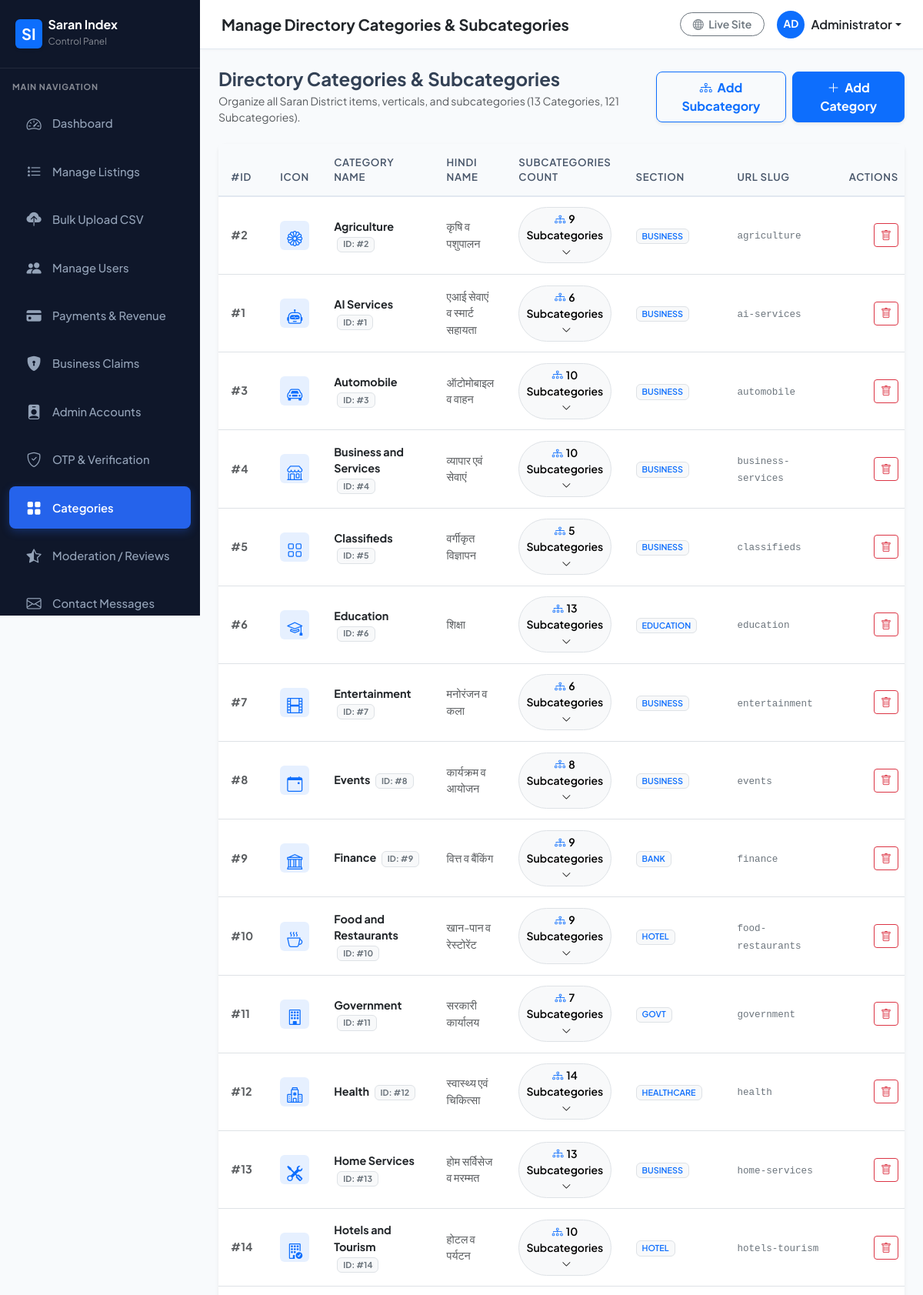
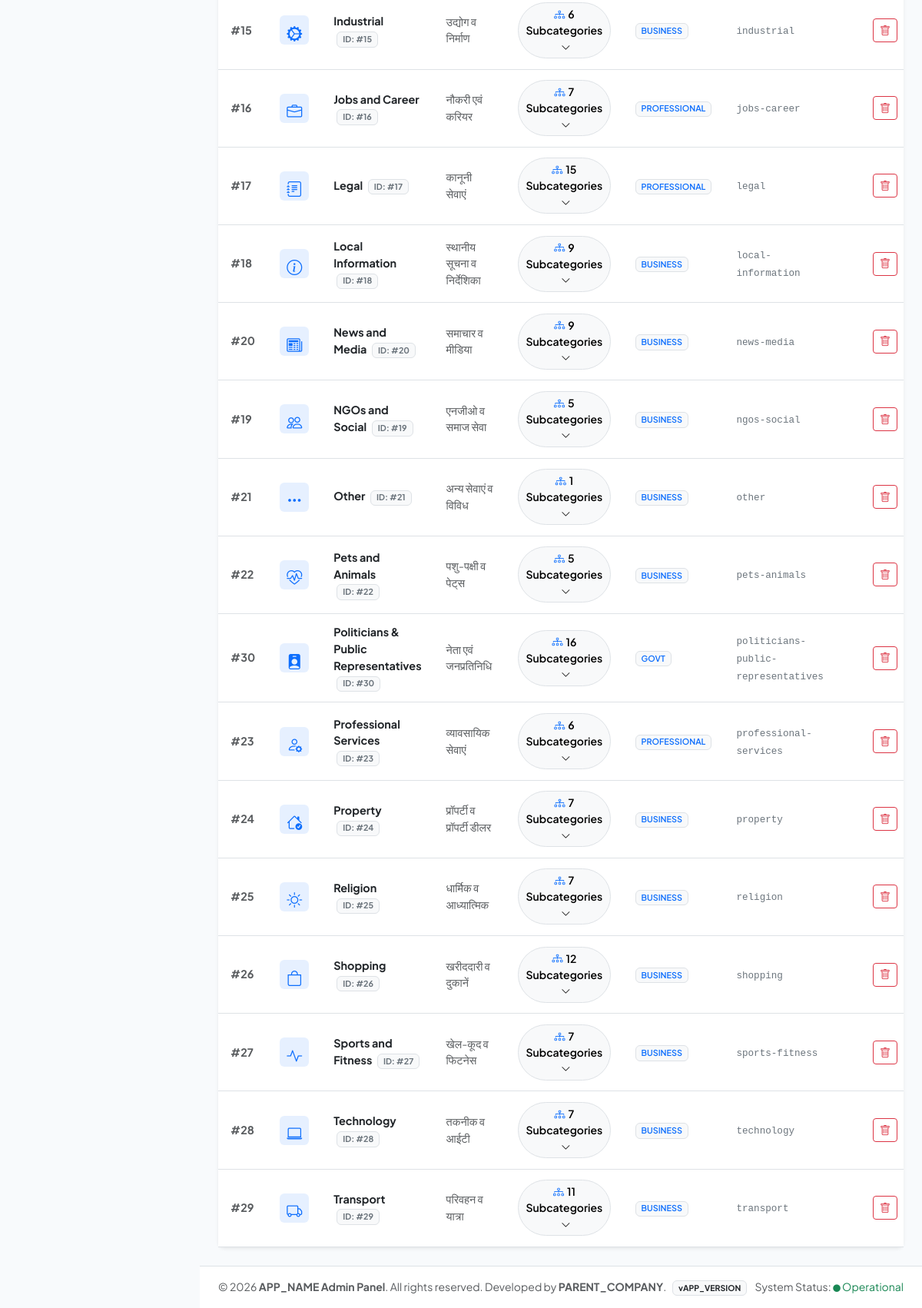
/admin/categories.php (signed in), run on the app's committed database (2 pictures, top to bottom).
### tables this page shows
CREATE TABLE IF NOT EXISTS `categories` (
    `id` INT AUTO_INCREMENT PRIMARY KEY,
    `name` VARCHAR(100) NOT NULL,
    `hindi_name` VARCHAR(100),
    `icon` VARCHAR(100),
    `slug` VARCHAR(100) UNIQUE,
    `section` ENUM('BUSINESS','PROFESSIONAL','GOVT','EDUCATION','HEALTHCARE','EMERGENCY','BANK','HOTEL') DEFAULT 'BUSINESS',
    `status` ENUM('ACTIVE','INACTIVE') DEFAULT 'ACTIVE'
);

### includes/functions.php (called while the page is built, shortened)
<?php
function sanitizeInput($data) {
    return htmlspecialchars(trim((string)$data), ENT_QUOTES, 'UTF-8');
}
function getAllSubcategories() {
    $db = getDB();
    if ($db) {
        try {
            $stmt = $db->query("SELECT s.*, c.name as category_name FROM subcategories s LEFT JOIN categories c ON s.category_id = c.id ORDER BY c.name ASC, CASE WHEN s.type = 'PROFESSIONAL' THEN 1 ELSE 2 END ASC, s.name ASC");
            return $stmt->fetchAll();
        } catch (PDOException $e) {}
    }
    return [];
}
function getAllAdminCategories() {
    $db = getDB();
    if ($db) {
        try {
            $stmt = $db->query("SELECT * FROM categories ORDER BY name ASC");
            return $stmt->fetchAll();
        } catch (PDOException $e) {}
    }
    return [];
}

### admin/categories.php (the view, shortened to what this page needs)
<?php
$header_title = "Manage Directory Categories & Subcategories";
require_once __DIR__ . '/includes/header.php';
$categories = getAllAdminCategories();
$all_subcategories = getAllSubcategories();
$sub_by_cat = [];
foreach ($all_subcategories as $sub) {
    $sub_by_cat[$sub['category_id']][] = $sub;
}
?>
<div class="d-flex flex-column flex-md-row align-items-md-center justify-content-between mb-4 gap-3">
    <div>
        <h4 class="fw-bold mb-1">Directory Categories & Subcategories</h4>
        <p class="text-muted small mb-0">Organize all Saran District items, verticals, and subcategories (13 Categories, 121 Subcategories).</p>
    </div>
    <div class="d-flex gap-2">
        <button type="button" class="btn btn-outline-primary fw-bold px-3 py-2 rounded-3 shadow-sm" data-bs-toggle="modal" data-bs-target="#addSubcategoryModal">
            <i class="bi bi-diagram-3 me-1"></i> Add Subcategory
        </button>
        <button type="button" class="btn btn-primary fw-bold px-3 py-2 rounded-3 shadow-sm" data-bs-toggle="modal" data-bs-target="#addCategoryModal">
            <i class="bi bi-plus-lg me-1"></i> Add Category
        </button>
    </div>
</div>
<div class="card border-0 shadow-sm rounded-3">
    <div class="table-responsive">
        <table class="table table-hover table-custom align-middle mb-0">
            <thead>
                <tr>
                    <th style="width: 60px;">#ID</th>
                    <th style="width: 50px;">Icon</th>
                    <th>Category Name</th>
                    <th>Hindi Name</th>
                    <th>Subcategories Count</th>
                    <th>Section</th>
                    <th>URL Slug</th>
                    <th class="text-end">Actions</th>
                </tr>
            </thead>
            <tbody>
                <?php foreach ($categories as $cat):
                    $subs = $sub_by_cat[$cat['id']] ?? [];
                    $sub_count = count($subs);
                ?>
                    <tr>
                        <td class="fw-bold text-muted">#<?php echo $cat['id']; ?></td>
                        <td>
                            <div class="bg-primary bg-opacity-10 text-primary rounded-2 p-2 text-center" style="width: 38px; height: 38px;">
                                <i class="bi <?php echo sanitizeInput($cat['icon']); ?> fs-5"></i>
                            </div>
                        </td>
                        <td class="fw-bold text-dark">
                            <?php echo sanitizeInput($cat['name']); ?>
                            <span class="badge bg-light text-secondary border small ms-1" title="Category ID">ID: #<?php echo $cat['id']; ?></span>
                        </td>
                        <td class="text-muted"><?php echo sanitizeInput($cat['hindi_name'] ?? ''); ?></td>
                        <td>
                            <button class="btn btn-sm btn-light border rounded-pill fw-semibold" type="button" data-bs-toggle="collapse" data-bs-target="#subs-cat-<?php echo $cat['id']; ?>">
                                <i class="bi bi-diagram-3 text-primary me-1"></i><?php echo $sub_count; ?> Subcategories <i class="bi bi-chevron-down ms-1 small"></i>
                            </button>
                        </td>
                        <td><span class="badge bg-light text-primary border fw-semibold"><?php echo sanitizeInput($cat['section'] ?? 'BUSINESS'); ?></span></td>
                        <td><code class="small text-secondary"><?php echo sanitizeInput($cat['slug']); ?></code></td>
                        <td class="text-end">
                            <a href="categories.php?action=delete&id=<?php echo $cat['id']; ?>" class="btn btn-outline-danger btn-sm" onclick="return confirm('Are you sure you want to delete this category?');">
                                <i class="bi bi-trash"></i>
                            </a>
                        </td>
                    </tr>
                <?php endforeach; ?>
            </tbody>
        </table>
    </div>
</div>
<?php require_once __DIR__ . '/includes/footer.php'; ?>

### admin/includes/header.php (shortened to what this page needs)
<?php
$current_page = basename($_SERVER['PHP_SELF']);
$admin_name = $_SESSION['admin_full_name'] ?? 'Administrator';
?>
<!DOCTYPE html>
<html lang="en">
<head>
    <link href="https://cdn.jsdelivr.net/npm/bootstrap@5.3.3/dist/css/bootstrap.min.css" rel="stylesheet">
    <link href="https://cdn.jsdelivr.net/npm/bootstrap-icons@1.11.3/font/bootstrap-icons.min.css" rel="stylesheet">
</head>
<body>
<aside id="admin-sidebar">
    <div class="sidebar-brand d-flex align-items-center justify-content-between">
        <a href="index.php" class="d-flex align-items-center text-white text-decoration-none">
            <span class="bg-primary text-white fw-bold rounded-2 px-2 py-1 me-2 shadow-sm fs-5">SI</span>
            <div>
                <div class="fw-bold fs-6 lh-1">Saran Index</div>
                <small class="text-white-50" style="font-size: 0.75rem;">Control Panel</small>
            </div>
        </a>
    </div>
    <div class="py-3">
        <div class="px-3 mb-2 text-uppercase text-white-50 fw-bold" style="font-size: 0.68rem; letter-spacing: 0.08em;">Main Navigation</div>
        <ul class="nav flex-column">
            <li class="nav-item">
                <a class="nav-link <?php echo $current_page === 'index.php' ? 'active' : ''; ?>" href="index.php">
                    <i class="bi bi-speedometer2"></i> Dashboard
                </a>
            </li>
            <li class="nav-item">
                <a class="nav-link <?php echo ($current_page === 'listings.php' || $current_page === 'listing_edit.php') ? 'active' : ''; ?>" href="listings.php">
                    <i class="bi bi-list-stars"></i> Manage Listings
                </a>
            </li>
            <li class="nav-item">
                <a class="nav-link <?php echo $current_page === 'bulk_upload.php' ? 'active' : ''; ?>" href="bulk_upload.php">
                    <i class="bi bi-cloud-upload-fill"></i> Bulk Upload CSV
                </a>
            </li>
            <li class="nav-item">
                <a class="nav-link <?php echo ($current_page === 'users.php' || $current_page === 'users_bulk_upload.php') ? 'active' : ''; ?>" href="users.php">
                    <i class="bi bi-people-fill"></i> Manage Users
                </a>
            </li>
            <li class="nav-item">
                <a class="nav-link <?php echo $current_page === 'payments.php' ? 'active' : ''; ?>" href="payments.php">
                    <i class="bi bi-credit-card-fill"></i> Payments & Revenue
                </a>
            </li>
            <li class="nav-item">
                <a class="nav-link <?php echo $current_page === 'claims.php' ? 'active' : ''; ?>" href="claims.php">
                    <i class="bi bi-shield-lock-fill"></i> Business Claims
                </a>
            </li>
            <li class="nav-item">
                <a class="nav-link <?php echo $current_page === 'admins.php' ? 'active' : ''; ?>" href="admins.php">
                    <i class="bi bi-person-badge-fill"></i> Admin Accounts
                </a>
            </li>
            <li class="nav-item">
                <a class="nav-link <?php echo $current_page === 'verification_settings.php' ? 'active' : ''; ?>" href="verification_settings.php">
                    <i class="bi bi-shield-check"></i> OTP & Verification
                </a>
            </li>
            <li class="nav-item">
                <a class="nav-link <?php echo $current_page === 'categories.php' ? 'active' : ''; ?>" href="categories.php">
                    <i class="bi bi-grid-fill"></i> Categories
                </a>
            </li>
            <li class="nav-item">
                <a class="nav-link <?php echo $current_page === 'reviews.php' ? 'active' : ''; ?>" href="reviews.php">
                    <i class="bi bi-star-half"></i> Moderation / Reviews
                </a>
            </li>
            <li class="nav-item">
                <a class="nav-link <?php echo $current_page === 'messages.php' ? 'active' : ''; ?>" href="messages.php">
                    <i class="bi bi-envelope"></i> Contact Messages
                </a>
            </li>
        </ul>
    </div>
</aside>
<div id="admin-main">
    <header class="admin-header d-flex align-items-center justify-content-between">
        <div class="d-flex align-items-center">
            <h5 class="mb-0 fw-bold text-dark"><?php echo isset($header_title) ? sanitizeInput($header_title) : 'Dashboard Overview'; ?></h5>
        </div>
        <div class="d-flex align-items-center gap-3">
            <a href="../index.php" target="_blank" class="btn btn-outline-secondary btn-sm rounded-pill px-3 fw-semibold">
                <i class="bi bi-globe me-1"></i> Live Site
            </a>
            <div class="dropdown">
                <a href="#" class="d-flex align-items-center text-dark text-decoration-none dropdown-toggle fw-semibold" id="adminUserDropdown" data-bs-toggle="dropdown" aria-expanded="false">
                    <div class="bg-primary text-white rounded-circle d-flex align-items-center justify-content-center me-2 fw-bold" style="width: 36px; height: 36px; font-size: 0.85rem;">
                        <?php echo strtoupper(substr($admin_name, 0, 2)); ?>
                    </div>
                    <span class="d-none d-md-inline"><?php echo sanitizeInput($admin_name); ?></span>
                </a>
            </div>
        </div>
    </header>
    <main class="p-4 flex-grow-1">

### admin/includes/footer.php (shortened to what this page needs)
    </main>
    <footer class="bg-white border-top py-3 px-4 text-center text-md-start">
        <div class="d-flex flex-column flex-md-row align-items-center justify-content-between text-muted small">
            <div>
                &copy; <?php echo date('Y'); ?> <strong><?php echo APP_NAME; ?> Admin Panel</strong>. All rights reserved. Developed by <strong><?php echo PARENT_COMPANY; ?></strong>.
            </div>
            <div class="mt-2 mt-md-0">
                <span class="badge bg-light text-dark border me-2">v<?php echo APP_VERSION; ?></span>
                <span>System Status: <span class="text-success font-weight-bold"><i class="bi bi-circle-fill" style="font-size: 0.6rem;"></i> Operational</span></span>
            </div>
        </div>
    </footer>
</div>
</body>
</html>

### admin/includes/header.php (style rules this page uses)
:root { --admin-sidebar-width: 260px; --admin-primary: #0F172A; --admin-accent: #2563EB; --admin-accent-hover: #1D4ED8; --admin-bg: #F8FAFC; }
body { font-family: 'Plus Jakarta Sans', system-ui, -apple-system, sans-serif; background-color: var(--admin-bg); color: #334155; min-height: 100vh; }
#admin-sidebar { width: var(--admin-sidebar-width); height: 100vh; position: fixed; top: 0; left: 0; background: #0F172A; color: #94A3B8; z-index: 1000; transition: all 0.3s ease; overflow-y: auto; }
#admin-sidebar .sidebar-brand { padding: 1.5rem 1.25rem; border-bottom: 1px solid rgba(255, 255, 255, 0.08); }
#admin-sidebar .nav-link { color: #94A3B8; padding: 0.8rem 1.25rem; border-radius: 0.5rem; margin: 0.25rem 0.75rem; font-weight: 500; font-size: 0.925rem; display: flex; align-items: center; transition: all 0.2s ease; }
#admin-sidebar .nav-link.active { color: #FFFFFF; background: var(--admin-accent); font-weight: 600; box-shadow: 0 4px 12px rgba(37, 99, 235, 0.3); }
#admin-sidebar .nav-link i { font-size: 1.2rem; margin-right: 0.75rem; width: 24px; text-align: center; }
#admin-main { margin-left: var(--admin-sidebar-width); min-height: 100vh; display: flex; flex-direction: column; }
.admin-header { background: #FFFFFF; border-bottom: 1px solid #E2E8F0; padding: 0.85rem 1.75rem; position: sticky; top: 0; z-index: 999; box-shadow: 0 1px 3px rgba(0,0,0,0.03); }
.table-custom th { background-color: #F8FAFC; color: #475569; font-weight: 600; font-size: 0.825rem; text-transform: uppercase; letter-spacing: 0.05em; padding: 0.85rem 1rem; border-bottom: 2px solid #E2E8F0; }
.table-custom td { padding: 0.85rem 1rem; vertical-align: middle; font-size: 0.9rem; }

### data on the page
categories: id "2", name "Agriculture", hindi_name "कृषि व पशुपालन", id "9", section "BUSINESS", slug "agriculture"
categories: id "1", name "AI Services", hindi_name "एआई सेवाएं व स्मार्ट सहायता", id "6", section "BUSINESS", slug "ai-services"
categories: id "3", name "Automobile", hindi_name "ऑटोमोबाइल व वाहन", id "10", section "BUSINESS", slug "automobile"
categories: id "4", name "Business and Services", hindi_name "व्यापार एवं सेवाएं", id "10", section "BUSINESS", slug "business-services"
categories: id "5", name "Classifieds", hindi_name "वर्गीकृत विज्ञापन", section "BUSINESS", slug "classifieds"
categories: id "6", name "Education", hindi_name "शिक्षा", id "13", section "EDUCATION", slug "education"
categories: id "7", name "Entertainment", hindi_name "मनोरंजन व कला", id "6", section "BUSINESS", slug "entertainment"
categories: id "8", name "Events", hindi_name "कार्यक्रम व आयोजन", section "BUSINESS", slug "events"
categories: id "9", name "Finance", hindi_name "वित्त व बैंकिंग", section "BANK", slug "finance"
categories: id "10", name "Food and Restaurants", hindi_name "खान-पान व रेस्टोरेंट", id "9", section "HOTEL", slug "food-restaurants"
categories: id "11", name "Government", hindi_name "सरकारी कार्यालय", id "7", section "GOVT", slug "government"
categories: id "12", name "Health", hindi_name "स्वास्थ्य एवं चिकित्सा", id "14", section "HEALTHCARE", slug "health"
categories: id "13", name "Home Services", hindi_name "होम सर्विसेज व मरम्मत", section "BUSINESS", slug "home-services"
categories: id "14", name "Hotels and Tourism", hindi_name "होटल व पर्यटन", id "10", section "HOTEL", slug "hotels-tourism"
categories: id "15", name "Industrial", hindi_name "उद्योग व निर्माण", id "6", section "BUSINESS", slug "industrial"
categories: id "16", name "Jobs and Career", hindi_name "नौकरी एवं करियर", id "7", section "PROFESSIONAL", slug "jobs-career"
categories: id "17", name "Legal", hindi_name "कानूनी सेवाएं", id "15", section "PROFESSIONAL", slug "legal"
categories: id "18", name "Local Information", hindi_name "स्थानीय सूचना व निर्देशिका", id "9", section "BUSINESS", slug "local-information"
categories: id "20", name "News and Media", hindi_name "समाचार व मीडिया", id "9", section "BUSINESS", slug "news-media"
categories: id "19", name "NGOs and Social", hindi_name "एनजीओ व समाज सेवा", id "5", section "BUSINESS", slug "ngos-social"
categories: id "21", name "Other", hindi_name "अन्य सेवाएं व विविध", id "1", section "BUSINESS", slug "other"
categories: id "22", name "Pets and Animals", hindi_name "पशु-पक्षी व पेट्स", id "5", section "BUSINESS", slug "pets-animals"
categories: id "30", name "Politicians & Public Representatives", hindi_name "नेता एवं जनप्रतिनिधि", id "16", section "GOVT", slug "politicians-public-representatives"
categories: id "23", name "Professional Services", hindi_name "व्यावसायिक सेवाएं", id "6", section "PROFESSIONAL", slug "professional-services"
categories: id "24", name "Property", hindi_name "प्रॉपर्टी व प्रॉपर्टी डीलर", id "7", section "BUSINESS", slug "property"
categories: id "25", name "Religion", hindi_name "धार्मिक व आध्यात्मिक", id "7", section "BUSINESS", slug "religion"
categories: id "26", name "Shopping", hindi_name "खरीददारी व दुकानें", id "12", section "BUSINESS", slug "shopping"
categories: id "27", name "Sports and Fitness", hindi_name "खेल-कूद व फिटनेस", id "7", section "BUSINESS", slug "sports-fitness"
categories: id "28", name "Technology", hindi_name "तकनीक व आईटी", id "7", section "BUSINESS", slug "technology"
categories: id "29", name "Transport", hindi_name "परिवहन व यात्रा", id "11", section "BUSINESS", slug "transport"

### other printed values
sanitizeInput($header_title) "Manage Directory Categories & Subcategories"
substr($admin_name, 0, 2) "AD"
sanitizeInput($admin_name) "Administrator"
